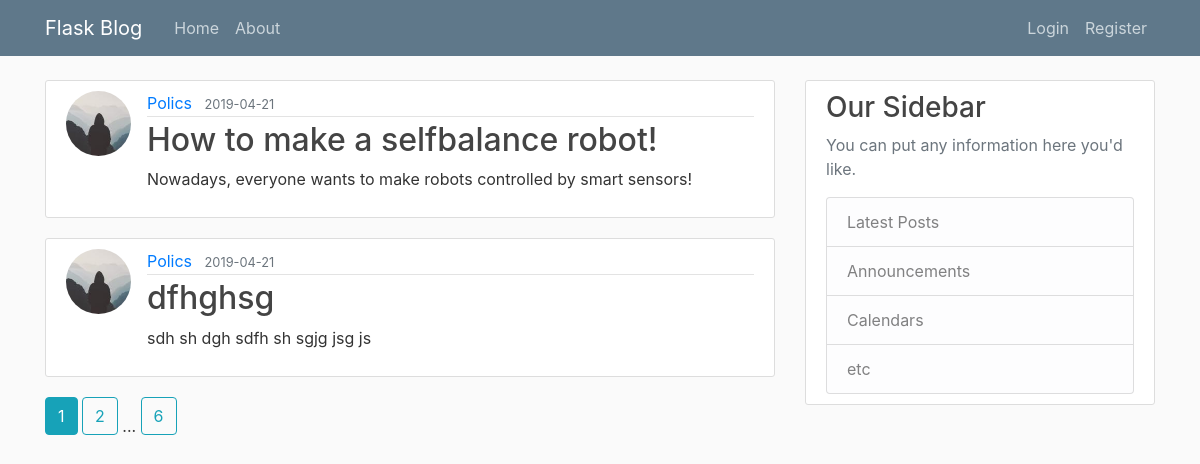
Page /home on the earlier database version.
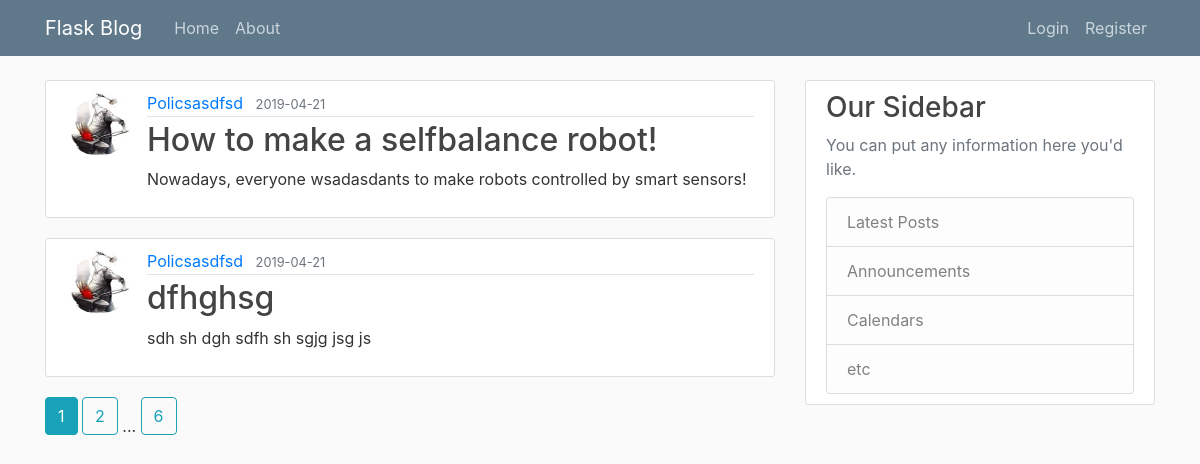
Same page on the later database version.
### blogapp/models.py (models this page shows, shortened)
class Post(db.Model):
    id = db.Column(db.Integer, primary_key=True)
    title = db.Column(db.String(100), nullable=False)
    date_posted = db.Column(db.DateTime, nullable=False, default=datetime.utcnow)
    content = db.Column(db.Text, nullable=False)
    user_id = db.Column(db.Integer, db.ForeignKey('user.id'), nullable=False)

class User(db.Model, UserMixin):
    id = db.Column(db.Integer, primary_key=True)
    username = db.Column(db.String(20), unique=True, nullable=False)
    email = db.Column(db.String(120), unique=True, nullable=False)
    image_file = db.Column(db.String(20), nullable=False, default='default.jpg')
    password = db.Column(db.String(60), nullable=False)
    posts = db.relationship('Post', backref='author', lazy=True)

### blogapp/routes.py (the view)
@app.route("/")
@app.route("/home")
def home():
    page = request.args.get('page', 1, type=int)
    posts = Post.query.order_by(Post.date_posted.desc()).paginate(page=page, per_page=2)
    return render_template('home.html', posts=posts)

### blogapp/templates/home.html
{% extends "layout.html" %}
{% block content %}
{% for post in posts.items %}
<article class="media content-section">
  <img class="rounded-circle article-img"
       src="{{ url_for('static', filename='profile_pics/' + post.author.image_file) }}">
  <div class="media-body">
    <div class="article-metadata">
      <a class="mr-2" href="{{ url_for('user_posts', username=post.author.username) }}">{{ post.author.username }}</a>
      <small class="text-muted">{{ post.date_posted.strftime('%Y-%m-%d') }}</small>
    </div>
    <h2><a class="article-title" href="{{ url_for('post', post_id=post.id) }}">{{ post.title }}</a></h2>
    <p class="article-content">{{ post.content }}</p>
  </div>
</article>
{% endfor %}
{% for page_num in posts.iter_pages(left_edge=1, right_edge=1, left_current=1, right_current=2) %}
{% if page_num %}
{% if posts.page == page_num %}
<a class="btn btn-info mb-4" href="{{ url_for('home', page=page_num) }}">{{ page_num }}</a>
{% else %}
<a class="btn btn-outline-info mb-4" href="{{ url_for('home', page=page_num) }}">{{ page_num }}</a>
{% endif %}
{% else %}
...
{% endif %}
{% endfor %}
{% endblock %}

Differences in the rows shown:
changed Post "How to make a selfbalance robot!": image_file: a different picture; author.username "Polics" → "Policsasdfsd"; content "Nowadays, everyone wants to make robots controlled by smart sensors!" → "Nowadays, everyone wsadasdants to make robots controlled by smart sensors!"
changed through a linked row, Post "dfhghsg": image_file: a different picture; author.username "Polics" → "Policsasdfsd"
